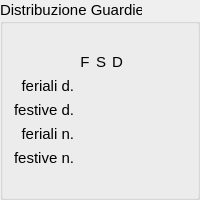
           <widget class="QGroupBox" name="groupBox_7">
            <property name="maximumSize">
             <size>
              <width>16777215</width>
              <height>200</height>
             </size>
            </property>
            <property name="font">
             <font>
              <pointsize>11</pointsize>
             </font>
            </property>
            <property name="title">
             <string>Distribuzione Guardie</string>
            </property>
            <layout class="QHBoxLayout" name="horizontalLayout_14">
             <item>
              <layout class="QVBoxLayout" name="verticalLayout_14">
               <item>
                <spacer name="verticalSpacer_12">
                 <property name="orientation">
                  <enum>Qt::Vertical</enum>
                 </property>
                 <property name="sizeHint" stdset="0">
                  <size>
                   <width>20</width>
                   <height>40</height>
                  </size>
                 </property>
                </spacer>
               </item>
               <item>
                <layout class="QGridLayout" name="gridLayout_4">
                 <item row="0" column="1">
                  <widget class="QLabel" name="label_53">
                   <property name="font">
                    <font>
                     <pointsize>11</pointsize>
                    </font>
                   </property>
                   <property name="toolTip">
                    <string>Feriale</string>
                   </property>
                   <property name="text">
                    <string>F</string>
                   </property>
                   <property name="alignment">
                    <set>Qt::AlignCenter</set>
                   </property>
                  </widget>
                 </item>
                 <item row="0" column="2">
                  <widget class="QLabel" name="label_54">
                   <property name="font">
                    <font>
                     <pointsize>11</pointsize>
                    </font>
                   </property>
                   <property name="toolTip">
                    <string>Sabato</string>
                   </property>
                   <property name="text">
                    <string>S</string>
                   </property>
                   <property name="alignment">
                    <set>Qt::AlignCenter</set>
                   </property>
                  </widget>
                 </item>
                 <item row="0" column="3">
                  <widget class="QLabel" name="label_55">
                   <property name="font">
                    <font>
                     <pointsize>11</pointsize>
                    </font>
                   </property>
                   <property name="toolTip">
                    <string>Domenica</string>
                   </property>
                   <property name="text">
                    <string>D</string>
                   </property>
                   <property name="alignment">
                    <set>Qt::AlignCenter</set>
                   </property>
                  </widget>
                 </item>
                 <item row="1" column="0">
                  <widget class="QLabel" name="label_56">
                   <property name="sizePolicy">
                    <sizepolicy hsizetype="Preferred" vsizetype="Preferred">
                     <horstretch>0</horstretch>
                     <verstretch>0</verstretch>
                    </sizepolicy>
                   </property>
                   <property name="maximumSize">
                    <size>
                     <width>80</width>
                     <height>16777215</height>
                    </size>
                   </property>
                   <property name="font">
                    <font>
                     <pointsize>11</pointsize>
                    </font>
                   </property>
                   <property name="text">
                    <string>feriali d.</string>
                   </property>
                   <property name="alignment">
                    <set>Qt::AlignRight|Qt::AlignTrailing|Qt::AlignVCenter</set>
                   </property>
                  </widget>
                 </item>
                 <item row="1" column="1">
                  <widget class="QLabel" name="g_d_fer_F">
                   <property name="font">
                    <font>
                     <pointsize>11</pointsize>
                     <weight>75</weight>
                     <bold>true</bold>
                    </font>
                   </property>
                   <property name="text">
                    <string/>
                   </property>
                   <property name="alignment">
                    <set>Qt::AlignCenter</set>
                   </property>
                  </widget>
                 </item>
                 <item row="1" column="2">
                  <widget class="QLabel" name="g_d_fer_S">
                   <property name="font">
                    <font>
                     <pointsize>11</pointsize>
                     <weight>75</weight>
                     <bold>true</bold>
                    </font>
                   </property>
                   <property name="text">
                    <string/>
                   </property>
                   <property name="alignment">
                    <set>Qt::AlignCenter</set>
                   </property>
                  </widget>
                 </item>
                 <item row="1" column="3">
                  <widget class="QLabel" name="g_d_fer_D">
                   <property name="font">
                    <font>
                     <pointsize>11</pointsize>
                     <weight>75</weight>
                     <bold>true</bold>
                    </font>
                   </property>
                   <property name="text">
                    <string/>
                   </property>
                   <property name="alignment">
                    <set>Qt::AlignCenter</set>
                   </property>
                  </widget>
                 </item>
                 <item row="2" column="0">
                  <widget class="QLabel" name="label_57">
                   <property name="sizePolicy">
                    <sizepolicy hsizetype="Preferred" vsizetype="Preferred">
                     <horstretch>0</horstretch>
                     <verstretch>0</verstretch>
                    </sizepolicy>
                   </property>
                   <property name="maximumSize">
                    <size>
                     <width>80</width>
                     <height>16777215</height>
                    </size>
                   </property>
                   <property name="font">
                    <font>
                     <pointsize>11</pointsize>
                    </font>
                   </property>
                   <property name="text">
                    <string>festive d.</string>
                   </property>
                   <property name="alignment">
                    <set>Qt::AlignRight|Qt::AlignTrailing|Qt::AlignVCenter</set>
                   </property>
                  </widget>
                 </item>
                 <item row="2" column="1">
                  <widget class="QLabel" name="g_d_fes_F">
                   <property name="font">
                    <font>
                     <pointsize>11</pointsize>
                     <weight>75</weight>
                     <bold>true</bold>
                    </font>
                   </property>
                   <property name="text">
                    <string/>
                   </property>
                   <property name="alignment">
                    <set>Qt::AlignCenter</set>
                   </property>
                  </widget>
                 </item>
                 <item row="2" column="2">
                  <widget class="QLabel" name="g_d_fes_S">
                   <property name="font">
                    <font>
                     <pointsize>11</pointsize>
                     <weight>75</weight>
                     <bold>true</bold>
                    </font>
                   </property>
                   <property name="text">
                    <string/>
                   </property>
                   <property name="alignment">
                    <set>Qt::AlignCenter</set>
                   </property>
                  </widget>
                 </item>
                 <item row="2" column="3">
                  <widget class="QLabel" name="g_d_fes_D">
                   <property name="font">
                    <font>
                     <pointsize>11</pointsize>
                     <weight>75</weight>
                     <bold>true</bold>
                    </font>
                   </property>
                   <property name="text">
                    <string/>
                   </property>
                   <property name="alignment">
                    <set>Qt::AlignCenter</set>
                   </property>
                  </widget>
                 </item>
                 <item row="3" column="0">
                  <widget class="QLabel" name="label_58">
                   <property name="sizePolicy">
                    <sizepolicy hsizetype="Preferred" vsizetype="Preferred">
                     <horstretch>0</horstretch>
                     <verstretch>0</verstretch>
                    </sizepolicy>
                   </property>
                   <property name="maximumSize">
                    <size>
                     <width>80</width>
                     <height>16777215</height>
                    </size>
                   </property>
                   <property name="font">
                    <font>
                     <pointsize>11</pointsize>
                    </font>
                   </property>
                   <property name="text">
                    <string>feriali n.</string>
                   </property>
                   <property name="alignment">
                    <set>Qt::AlignRight|Qt::AlignTrailing|Qt::AlignVCenter</set>
                   </property>
                  </widget>
                 </item>
                 <item row="3" column="1">
                  <widget class="QLabel" name="g_n_fer_F">
                   <property name="font">
                    <font>
                     <pointsize>11</pointsize>
                     <weight>75</weight>
                     <bold>true</bold>
                    </font>
                   </property>
                   <property name="text">
                    <string/>
                   </property>
                   <property name="alignment">
                    <set>Qt::AlignCenter</set>
                   </property>
                  </widget>
                 </item>
                 <item row="3" column="2">
                  <widget class="QLabel" name="g_n_fer_S">
                   <property name="font">
                    <font>
                     <pointsize>11</pointsize>
                     <weight>75</weight>
                     <bold>true</bold>
                    </font>
                   </property>
                   <property name="text">
                    <string/>
                   </property>
                   <property name="alignment">
                    <set>Qt::AlignCenter</set>
                   </property>
                  </widget>
                 </item>
                 <item row="3" column="3">
                  <widget class="QLabel" name="g_n_fer_D">
                   <property name="font">
                    <font>
                     <pointsize>11</pointsize>
                     <weight>75</weight>
                     <bold>true</bold>
                    </font>
                   </property>
                   <property name="text">
                    <string/>
                   </property>
                   <property name="alignment">
                    <set>Qt::AlignCenter</set>
                   </property>
                  </widget>
                 </item>
                 <item row="4" column="0">
                  <widget class="QLabel" name="label_59">
                   <property name="sizePolicy">
                    <sizepolicy hsizetype="Preferred" vsizetype="Preferred">
                     <horstretch>0</horstretch>
                     <verstretch>0</verstretch>
                    </sizepolicy>
                   </property>
                   <property name="maximumSize">
                    <size>
                     <width>80</width>
                     <height>16777215</height>
                    </size>
                   </property>
                   <property name="font">
                    <font>
                     <pointsize>11</pointsize>
                    </font>
                   </property>
                   <property name="text">
                    <string>festive n.</string>
                   </property>
                   <property name="alignment">
                    <set>Qt::AlignRight|Qt::AlignTrailing|Qt::AlignVCenter</set>
                   </property>
                  </widget>
                 </item>
                 <item row="4" column="1">
                  <widget class="QLabel" name="g_n_fes_F">
                   <property name="font">
                    <font>
                     <pointsize>11</pointsize>
                     <weight>75</weight>
                     <bold>true</bold>
                    </font>
                   </property>
                   <property name="text">
                    <string/>
                   </property>
                   <property name="alignment">
                    <set>Qt::AlignCenter</set>
                   </property>
                  </widget>
                 </item>
                 <item row="4" column="2">
                  <widget class="QLabel" name="g_n_fes_S">
                   <property name="font">
                    <font>
                     <pointsize>11</pointsize>
                     <weight>75</weight>
                     <bold>true</bold>
                    </font>
                   </property>
                   <property name="text">
                    <string/>
                   </property>
                   <property name="alignment">
                    <set>Qt::AlignCenter</set>
                   </property>
                  </widget>
                 </item>
                 <item row="4" column="3">
                  <widget class="QLabel" name="g_n_fes_D">
                   <property name="font">
                    <font>
                     <pointsize>11</pointsize>
                     <weight>75</weight>
                     <bold>true</bold>
                    </font>
                   </property>
                   <property name="text">
                    <string/>
                   </property>
                   <property name="alignment">
                    <set>Qt::AlignCenter</set>
                   </property>
                  </widget>
                 </item>
                </layout>
               </item>
               <item>
                <spacer name="verticalSpacer_13">
                 <property name="orientation">
                  <enum>Qt::Vertical</enum>
                 </property>
                 <property name="sizeHint" stdset="0">
                  <size>
                   <width>20</width>
                   <height>40</height>
                  </size>
                 </property>
                </spacer>
               </item>
              </layout>
             </item>
             <item>
              <layout class="QVBoxLayout" name="verticalLayout_10">
               <item>
                <widget class="QLabel" name="label_72">
                 <property name="font">
                  <font>
                   <pointsize>10</pointsize>
                  </font>
                 </property>
                 <property name="text">
                  <string/>
                 </property>
                 <property name="alignment">
                  <set>Qt::AlignCenter</set>
                 </property>
                </widget>
               </item>
               <item>
                <spacer name="verticalSpacer_14">
                 <property name="orientation">
                  <enum>Qt::Vertical</enum>
                 </property>
                 <property name="sizeHint" stdset="0">
                  <size>
                   <width>20</width>
                   <height>17</height>
                  </size>
                 </property>
                </spacer>
               </item>
               <item>
                <widget class="QLabel" name="totOreGuardie">
                 <property name="font">
                  <font>
                   <pointsize>11</pointsize>
                   <weight>75</weight>
                   <bold>true</bold>
                  </font>
                 </property>
                 <property name="text">
                  <string/>
                 </property>
                 <property name="alignment">
                  <set>Qt::AlignCenter</set>
                 </property>
                </widget>
               </item>
               <item>
                <spacer name="verticalSpacer_15">
                 <property name="orientation">
                  <enum>Qt::Vertical</enum>
                 </property>
                 <property name="sizeHint" stdset="0">
                  <size>
                   <width>20</width>
                   <height>17</height>
                  </size>
                 </property>
                </spacer>
               </item>
              </layout>
             </item>
            </layout>
           </widget>
